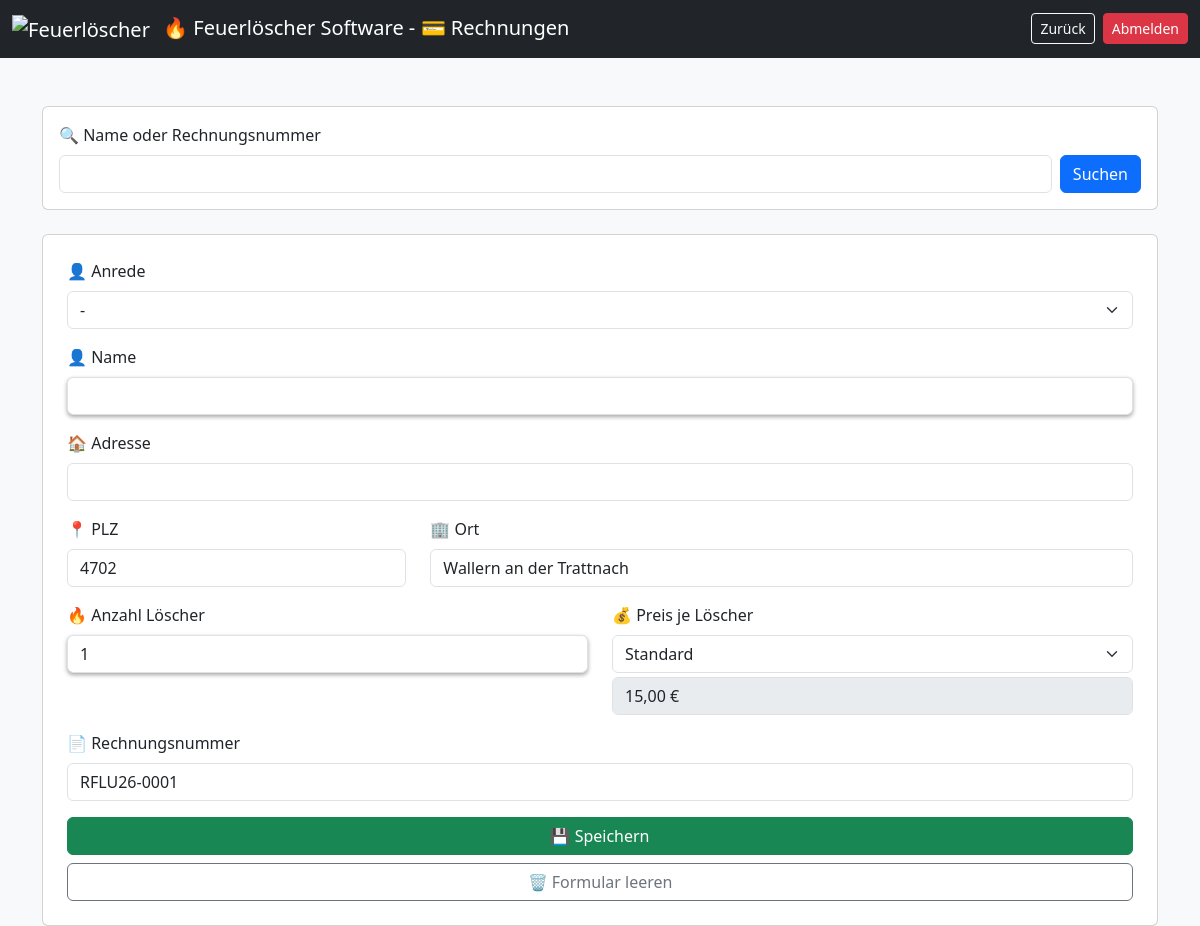
/rechnung.php (signed in), run on an earlier commit of the app's database.
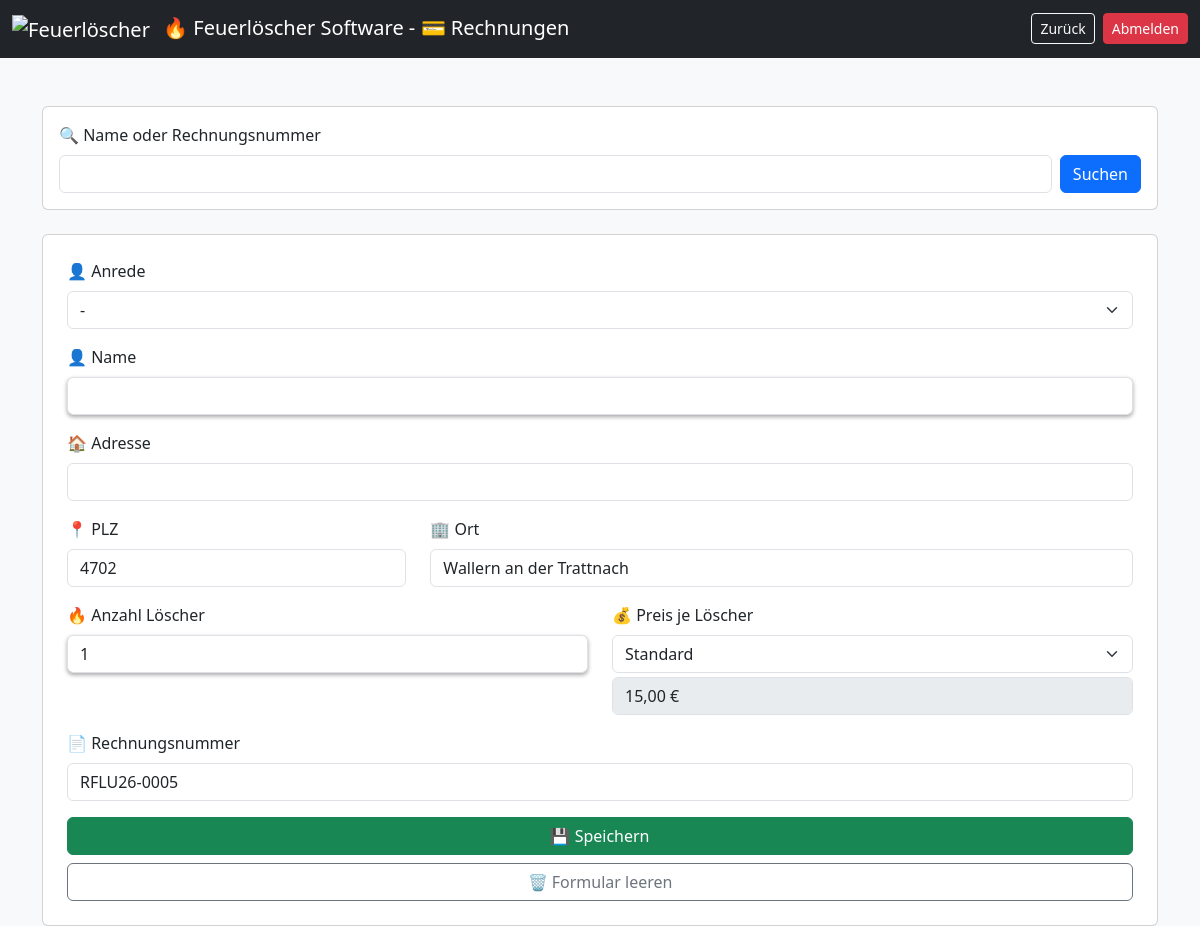
And on a later commit of the database.
### tables this page shows
CREATE TABLE rechnungen (
    id INTEGER PRIMARY KEY AUTOINCREMENT,
    anrede TEXT,                         -- Herr, Frau, Firma, etc.
    name TEXT,
    adresse TEXT,
    plz TEXT,
    ort TEXT,
    anzahl_loescher INTEGER,
    preis_pro_loescher REAL,
    zeitstempel_erstellung TEXT,
    rechnung_gedruckt INTEGER DEFAULT 0,
    zeitstempel_gedruckt TEXT,
    rechnungsnummer TEXT,
    zahlungsart TEXT DEFAULT 'Barzahlung',  -- Barzahlung, Kartenzahlung, SumUp
    bezahlt INTEGER DEFAULT 0 ,            -- 0 = nicht bezahlt, 1 = bezahlt
    sumup_transaction_id TEXT,
    sumup_status TEXT
);

### rechnung.php (the view, shortened to what this page needs)
<?php
$db = getDB();
$editEntry = null;
$preise = [
    'Standard' => PREIS_STANDARD,
    'Rabatt' => PREIS_RABATT,
    'Gratis' => PREIS_GRATIS
];
$lastNr = $db->querySingle("
    SELECT rechnungsnummer FROM rechnungen
    WHERE rechnungsnummer LIKE '".RECHNUNGS_PREFIX."%'
    ORDER BY id DESC LIMIT 1
");
if ($lastNr) {
    $number = intval(str_replace(RECHNUNGS_PREFIX, '', $lastNr)) + 1;
} else {
    $number = 1;
}
$nextRechnungsnummer = RECHNUNGS_PREFIX . str_pad($number, 4, '0', STR_PAD_LEFT);
$currentTyp = '';
?>
<!DOCTYPE html>
<html>
<head>
<link href="https://cdn.jsdelivr.net/npm/bootstrap@5.3.0/dist/css/bootstrap.min.css" rel="stylesheet">
</head>
<body class="bg-light">
<nav class="navbar navbar-expand-lg navbar-dark bg-dark">
    <div class="container-fluid">
        <span class="navbar-brand">
            <img src="./images/Feuerlöscher.ico" alt="Feuerlöscher" width="24" height="24" class="me-2">
            &#128293; Feuerlöscher Software - &#128179; Rechnungen
        </span>
        <div class="d-flex gap-2">
            <a href="index.php" class="btn btn-outline-light btn-sm">
                Zurück
            </a>
            <a href="?logout=1" class="btn btn-danger btn-sm">
                Abmelden
            </a>
        </div>
    </div>
</nav>
<div class="container mt-5">
<form method="post" class="card p-3 mb-4">
    <label class="form-label">&#128269; Name oder Rechnungsnummer</label>
    <div class="d-flex gap-2">
        <input type="text" name="suchfeld" class="form-control" autocomplete="off" list="sucheListe">
        <button name="suche" class="btn btn-primary">Suchen</button>
    </div>
</form>
<form method="post" class="card p-4">
<div class="mb-3">
    <label class="form-label">&#128100; Anrede</label>
    <select name="anrede" class="form-select">
        <option <?= ($editEntry['anrede'] ?? '')==''?'selected':'' ?>>-</option>
    </select>
</div>
<div class="mb-3">
    <label class="form-label">&#128100; Name</label>
    <input list="namenListe" name="name" class="form-control highlight" autocomplete="off"
        value="<?= htmlspecialchars($editEntry['name'] ?? '') ?>" required>
</div>
<div class="mb-3">
    <label class="form-label">&#127968; Adresse</label>
    <input type="text" name="adresse" class="form-control"
        value="<?= htmlspecialchars($editEntry['adresse'] ?? '') ?>">
</div>
<div class="row">
    <div class="col-md-4 mb-3">
        <label class="form-label">&#128205; PLZ</label>
        <input type="text" name="plz" class="form-control"
            value="<?= htmlspecialchars($editEntry['plz'] ?? '4702') ?>">
    </div>
    <div class="col-md-8 mb-3">
        <label class="form-label">&#127970; Ort</label>
        <input type="text" name="ort" class="form-control"
            value="<?= htmlspecialchars($editEntry['ort'] ?? 'Wallern an der Trattnach') ?>">
    </div>
</div>
<div class="row">
    <div class="col-md-6 mb-3">
        <label class="form-label">&#128293; Anzahl Löscher</label>
        <input type="number" name="anzahl" class="form-control highlight"
            value="<?= $editEntry['anzahl_loescher'] ?? 1 ?>">
    </div>
    <div class="col-md-6 mb-3">
        <label class="form-label">&#128176; Preis je Löscher</label>
        <select name="typ" id="typSelect" class="form-select">
            <?php foreach ($preise as $k => $v): ?>
            <option value="<?= $k ?>" <?= ($currentTyp==$k)?'selected':'' ?>><?= $k ?></option>
            <?php endforeach; ?>
        </select>
        <input type="text" id="preisField" class="form-control mt-1" disabled>
    </div>
</div>
<div class="mb-3">
    <label class="form-label">&#128196; Rechnungsnummer</label>
    <input type="text" name="rechnungsnummer" class="form-control"
       value="<?= htmlspecialchars($editEntry['rechnungsnummer'] ?? $nextRechnungsnummer) ?>"
       readonly>
</div>
<button class="btn btn-success w-100" name="save_rechnung">&#128190; Speichern</button>
<button type="button" class="btn btn-outline-secondary w-100 mt-2" id="clearForm">&#128465; Formular leeren</button>
</form>
</div>
</body>
</html>

What changed in the data, as far as the page shows it:
added rechnungen: rechnungsnummer "RFLU26-0005"
Also different on the page:
form field rechnungsnummer: "RFLU26-0001" → (not shown)
